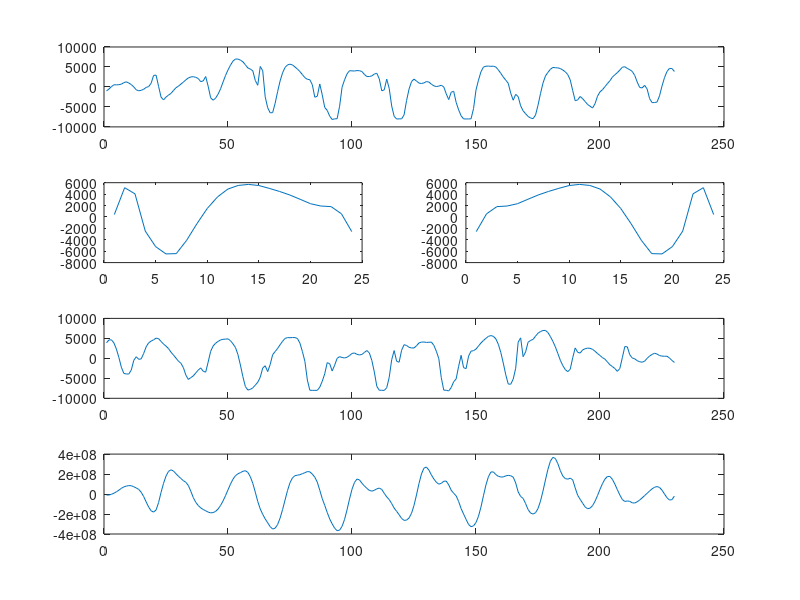

Reproduce this figure in MATLAB.

load eeg_spike
x=eegs(3,:);
subplot(4,1,1);
plot(x);
template=x(62:85);

subplot(4,2,3);
plot(template);

subplot(4,2,4);
index=length(template):-1:1;
b=template(index);
plot(b);

 subplot(4,1,3);
% z=fft(x);
% z_im=abs(z);
% plot(z_im)
index2=length(x):-1:1;
c=x(index2);
plot(c)

subplot(4,1,4)
%b=Num;
a=1;
y=filter(b,a,c);
plot(y)


